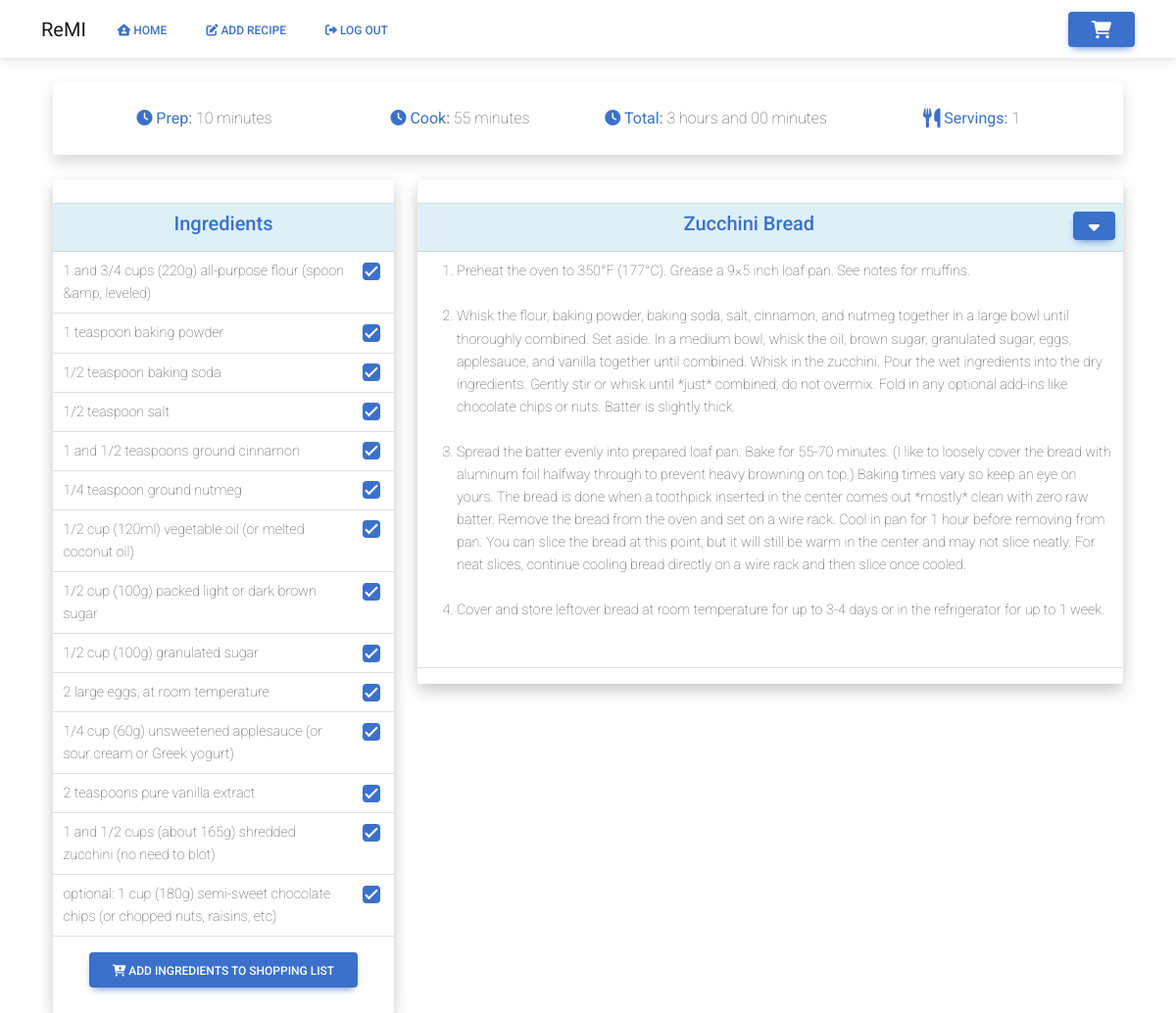
The page /view_recipe?recipe_uuid=kTCudz972pZ2CRCfBqceNj (signed in) on the database its author committed.
### website/models.py (models this page shows)
class Recipe(db.Model):
    id = db.Column(db.Integer, primary_key=True)
    uuid = db.Column(db.Integer, primary_key=False)
    username = db.Column(db.Integer, db.ForeignKey('user.id'))
    recipe_name = db.Column(db.String(200))
    prep_time = db.Column(db.Integer, primary_key=False)
    cook_time = db.Column(db.Integer, primary_key=False)
    total_time = db.Column(db.Integer, primary_key=False)
    ingredients = db.Column(db.String())
    servings = db.Column(db.String())
    ingredients_quantity = db.Column(db.String())
    ingredients_measurement = db.Column(db.String())
    instructions = db.Column(db.String())
    original_url = db.Column(db.String())
    date_parsed = db.Column(db.String())
    image = db.Column(db.String())
    ingredient_list = db.relationship('Ingredients')

class Ingredients(db.Model):
    id = db.Column(db.Integer, primary_key=True)
    uuid = db.Column(db.Integer, primary_key=False)
    recipe = db.Column(db.Integer, db.ForeignKey('recipe.uuid'))
    ingredient = db.Column(db.String())
    ing_type = db.Column(db.String(), default="misc")

### website/views.py (the view, shortened to what this page needs)
@views.route('/view_recipe', methods=['POST', 'GET'])
@login_required
def view_recipe():
    shopping_list = ShoppingList.query.count()
    recipe_uuid = request.args.get('recipe_uuid')
    recipe_id = request.args.get('recipe_uuid')
    recipe = Recipe.query.filter_by(uuid=recipe_id).first()
    ingredients = Ingredients.query.filter_by(uuid=recipe_uuid).all()
    return render_template("view_recipe.html", recipe=recipe, ingredients=ingredients, user=current_user,
                           shopping_list=shopping_list)

### website/__init__.py (called while the page is built)
def create_app():
    app = Flask(__name__)
    app.config['SECRET_KEY'] = 'sdf897sdf987'
    app.config['SQLALCHEMY_DATABASE_URI'] = f'sqlite:///{DB_NAME}'
    db.init_app(app)
    from .views import views
    from .auth import auth
    app.register_blueprint(views, url_prefix='/')
    app.register_blueprint(auth, url_prefix='/')
    from .models import User, Recipe
    with app.app_context():
        db.create_all()
    login_manager = LoginManager()
    login_manager.login_view = 'auth.login'
    login_manager.init_app(app)
    @login_manager.user_loader
    def load_user(id):
        return User.query.get(int(id))
    return app

### website/templates/view_recipe.html (shortened to what this page needs)
{% extends "base.html" %}
{% block content %}
<br>
<div class="container">
    <div class="row">
        <div class="col">
            <div class="card shadow" style="border-radius:3px;">
                <div class="card-body">
                    <div class="container">
                        <div class="row">
                            <div class="col text-center">
                                <span class="fw-lighter"><span class="text-primary"><i
                                        class="fa-solid fa-clock"></i> <b>Prep:</b></span> {{ recipe.prep_time }}</span>
                            </div>
                            <div class="col text-center">
                                <span class="fw-lighter"><span class="text-primary"><i
                                        class="fa-solid fa-clock"></i> <b>Cook:</b></span> {{ recipe.cook_time }}</span>
                            </div>
                            <div class="col text-center">
                                <span class="fw-lighter"><span class="text-primary"><i
                                        class="fa-solid fa-clock"></i> <b>Total:</b></span> {{ recipe.total_time }}</span>
                            </div>
                            <div class="col text-center">
                                <span class="fw-lighter"><span class="text-primary"><i class="fa fa-cutlery fa-lg"></i> <b>Servings:</b></span> {{ recipe.servings }}</span>
                            </div>
                        </div>
                    </div>
                </div>
            </div>
        </div>
    </div>
    <br>
    <form method="POST">
        <div class="row">
            <div class="col-4">
                <div class="card text-left bg-light" style="border-radius:3px;">
                    <div class="card shadow" style="border-radius:3px;">
                        <div class="card-header border-0 text-center" style="border-radius:3px;">
                        </div>
                        <div class="table-responsive">
                            <table class="table align-items-center table-flush table-sm">
                                <thead class="table-info">
                                <tr>
                                    <th class="border-top text-center" scope="col" colspan="2"><span
                                            class="text-primary"><h5>Ingredients</h5></span></th>
                                </tr>
                                </thead>
                                <tbody>
                                {% for ingredient in ingredients %}
                                <tr>
                                    <td>
                                        <label class="form-check-label" for="ingredients"><span class="fw-lighter">{{ ingredient.ingredient
                                        }}</span></label><input type="hidden" name=category
                                    </td>
                                    <td>
                                        <input class="form-check-input" type="checkbox"
                                               value="{{ ingredient.ingredient }}"
                                               id="ingredients" name="ingredients" checked/>
                                    </td>
                                </tr>
                                {% endfor %}
                                </tbody>
                            </table>
                            <div class="col text-center">
                                <button type="submit" class="btn btn-primary"><i
                                        class="fa-sharp fa-solid fa-cart-plus"></i>
                                    Add Ingredients to Shopping List
                                </button>
    </form>
</div>
<br>
</div>
<div class="col-8">
    <div class="card text-left bg-light" style="border-radius:3px;">
        <div class="card shadow" style="border-radius:3px;">
            <div class="card-header border-0 text-center">
            </div>
            <div class="table-responsive">
                <table class="table align-items-center table-flush table-sm">
                    <thead class="table-info">
                    <tr>
                        <th class="border-top text-center" scope="col">
                            <h5>
                                <span class="text-primary">{{ recipe.recipe_name }}</span>
                                <span style="float: right;">
                            <button
                                    class="btn btn-primary btn-sm float-right"
                                    type="button"
                                    id="dropdownMenuButton"
                                    data-mdb-toggle="dropdown"
                                    aria-expanded="false"
                            >
                            </button>
                        </span>
                            </h5>
                        </th>
                    </tr>
                    </thead>
                    <tbody>
                    <tr>
                        <td>
                                    <span class="fw-lighter">
                    <ol>
                        {{ recipe.instructions|safe }}
                    </ol>
                                    </span>
                        </td>
                    </tr>
                    </tbody>
                </table>
            </div>
        </div>
    </div>
</div>
<br>
{% endblock %}

### rows shown on the page
Recipe: prep_time "10 minutes", cook_time "55 minutes", total_time "3 hours and 00 minutes", servings "1", recipe_name "Zucchini Bread", instructions "Preheat the oven to 350°F (177°C). Grease a 9×5 inch loaf pan. See notes for muffins. Whisk the flour, baking powder, baking soda, salt, cinnamon, and nutmeg together in a large bowl until thoroughly combined. Set aside. In a medium bowl, whisk the oil, brown sugar, granulated sugar, eggs, applesauce, and vanilla together until combined. Whisk in the zucchini. Pour the wet ingredients into the dry ingredients. Gently stir or whisk until *just* combined; do not overmix. Fold in any optional add-ins like chocolate chips or nuts. Batter is slightly thick. Spread the batter evenly into prepared loaf pan. Bake for 55-70 minutes. (I like to loosely cover the bread with aluminum foil halfway…"
Ingredients: ingredient "1 and 3/4 cups (220g) all-purpose flour (spoon &amp; leveled)"
Ingredients: ingredient "1 teaspoon baking powder"
Ingredients: ingredient "1/2 teaspoon baking soda"
Ingredients: ingredient "1/2 teaspoon salt"
Ingredients: ingredient "1 and 1/2 teaspoons ground cinnamon"
Ingredients: ingredient "1/4 teaspoon ground nutmeg"
Ingredients: ingredient "1/2 cup (120ml) vegetable oil (or melted coconut oil)"
Ingredients: ingredient "1/2 cup (100g) packed light or dark brown sugar"
Ingredients: ingredient "1/2 cup (100g) granulated sugar"
Ingredients: ingredient "2 large eggs, at room temperature"
Ingredients: ingredient "1/4 cup (60g) unsweetened applesauce (or sour cream or Greek yogurt)"
Ingredients: ingredient "2 teaspoons pure vanilla extract"
Ingredients: ingredient "1 and 1/2 cups (about 165g) shredded zucchini (no need to blot)"
Ingredients: ingredient "optional: 1 cup (180g) semi-sweet chocolate chips (or chopped nuts, raisins, etc)"
